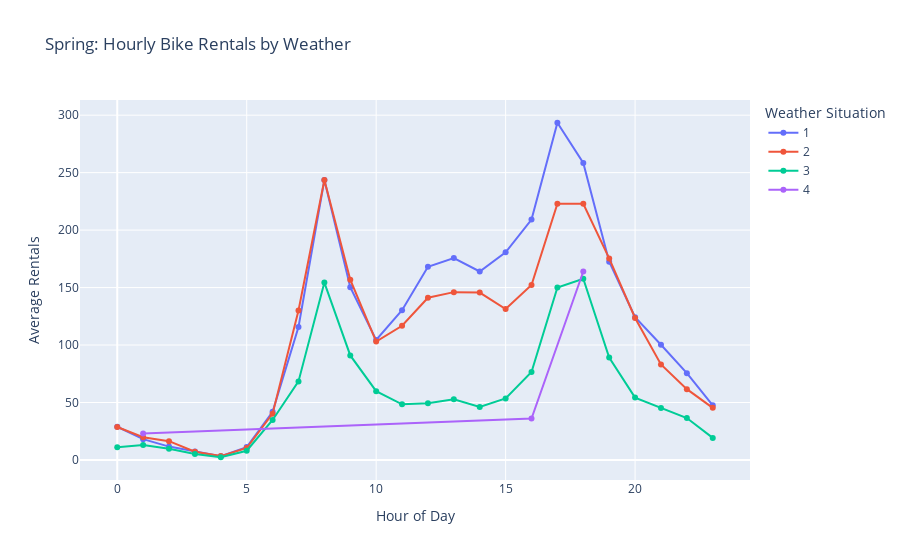

The notebook cell this image was saved under:
### Code cell
# Average rentals per hour per weather condition only for spring

spring_data = hour_data_update[hour_data_update['seasonName'] == 'Spring']

hour_weather = spring_data.groupby(['hr', 'weathersit'])['cnt'].mean().reset_index()

# Plot
fig = px.line(hour_weather,
              x='hr',
              y='cnt',
              color='weathersit',
              markers=True,
              title="Spring: Hourly Bike Rentals by Weather",
              labels={'hr': 'Hour of Day', 'cnt': 'Average Rentals', 'weathersit': 'Weather Situation'})

fig.show()

### Figure 1 — Plotly figure (JSON) as saved in the notebook; plotly's stock layout.template omitted (floating-point values rounded to 4 significant figures)
{"data": [{"hovertemplate": "Weather Situation=1<br>Hour of Day=%{x}<br>Average Rentals=%{y}<extra></extra>", "legendgroup": "1", "line": {"color": "#636efa", "dash": "solid"}, "marker": {"symbol": "circle"}, "mode": "markers+lines", "name": "1", "orientation": "v", "showlegend": true, "type": "scatter", "x": [0, 1, 2, 3, 4, 5, 6, 7, 8, 9, 10, 11, 12, 13, 14, 15, 16, 17, 18, 19, 20, 21, 22, 23], "xaxis": "x", "y": [28.89, 18.12, 11.62, 7.298, 3.227, 11.21, 41.89, 115.7, 243.7, 150.3, 104.4, 130.4, 168.1, 175.6, 164.0, 180.6, 209.2, 293.4, 258.4, 172.5, 124.2, 100.3, 75.5, 47.51], "yaxis": "y"}, {"hovertemplate": "Weather Situation=2<br>Hour of Day=%{x}<br>Average Rentals=%{y}<extra></extra>", "legendgroup": "2", "line": {"color": "#EF553B", "dash": "solid"}, "marker": {"symbol": "circle"}, "mode": "markers+lines", "name": "2", "orientation": "v", "showlegend": true, "type": "scatter", "x": [0, 1, 2, 3, 4, 5, 6, 7, 8, 9, 10, 11, 12, 13, 14, 15, 16, 17, 18, 19, 20, 21, 22, 23], "xaxis": "x", "y": [28.66, 19.79, 16.35, 7.224, 3.349, 10.43, 40.27, 130.1, 243.6, 156.9, 103.0, 116.7, 141.1, 146.0, 145.6, 131.4, 152.2, 223, 222.8, 175.4, 123.5, 83.13, 61.59, 45.33], "yaxis": "y"}, {"hovertemplate": "Weather Situation=3<br>Hour of Day=%{x}<br>Average Rentals=%{y}<extra></extra>", "legendgroup": "3", "line": {"color": "#00cc96", "dash": "solid"}, "marker": {"symbol": "circle"}, "mode": "markers+lines", "name": "3", "orientation": "v", "showlegend": true, "type": "scatter", "x": [0, 1, 2, 3, 4, 5, 6, 7, 8, 9, 10, 11, 12, 13, 14, 15, 16, 17, 18, 19, 20, 21, 22, 23], "xaxis": "x", "y": [11, 12.94, 9.706, 5.231, 2.357, 8, 34.79, 68.35, 154.4, 90.94, 59.87, 48.45, 49.25, 52.87, 46.19, 53.56, 76.47, 150, 157.7, 89.06, 54.25, 45.12, 36.5, 19.19], "yaxis": "y"}, {"hovertemplate": "Weather Situation=4<br>Hour of Day=%{x}<br>Average Rentals=%{y}<extra></extra>", "legendgroup": "4", "line": {"color": "#ab63fa", "dash": "solid"}, "marker": {"symbol": "circle"}, "mode": "markers+lines", "name": "4", "orientation": "v", "showlegend": true, "type": "scatter", "x": [1, 16, 18], "xaxis": "x", "y": [23, 36, 164], "yaxis": "y"}], "layout": {"legend": {"title": {"text": "Weather Situation"}, "tracegroupgap": 0}, "title": {"text": "Spring: Hourly Bike Rentals by Weather"}, "xaxis": {"anchor": "y", "domain": [0, 1], "title": {"text": "Hour of Day"}}, "yaxis": {"anchor": "x", "domain": [0, 1], "title": {"text": "Average Rentals"}}}}
